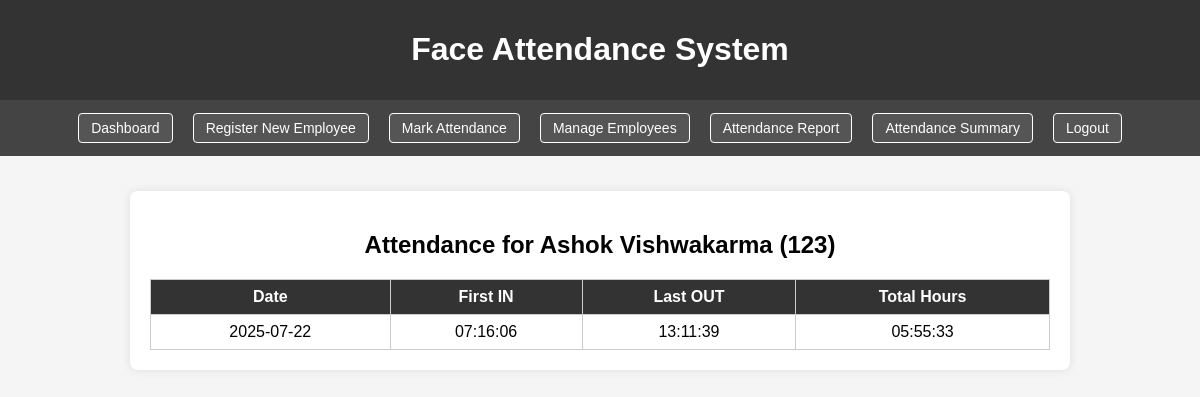
/employee_attendance/1 (signed in), run on the app's committed database.
### app.py (models this page shows)
class Employee(db.Model):
    id = db.Column(db.Integer, primary_key=True)
    employee_id = db.Column(db.String(20), unique=True, nullable=False)
    name = db.Column(db.String(50), nullable=False)
    image_folder = db.Column(db.String(100), nullable=False)
    encoding_data = db.Column(db.Text, nullable=True)  # JSON of face encoding

class Attendance(db.Model):
    id = db.Column(db.Integer, primary_key=True)
    name = db.Column(db.String(100), nullable=False)  # "ID - Name"
    employee_id = db.Column(db.String(20), nullable=False)
    status = db.Column(db.String(10), nullable=False)  # "IN" or "OUT"
    timestamp = db.Column(db.DateTime, default=datetime.utcnow, nullable=False)

### app.py (the view)
@app.route('/employee_attendance/<int:emp_id>')
def employee_attendance(emp_id):
    if not session.get('admin_logged_in'):
        return redirect(url_for('login'))
    emp = Employee.query.get_or_404(emp_id)
    records = (
        Attendance.query
        .filter(Attendance.employee_id == emp.employee_id)
        .order_by(Attendance.timestamp.asc())
        .all()
    )
    daily_summary = {}
    for r in records:
        date_key = r.timestamp.date()
        if date_key not in daily_summary:
            daily_summary[date_key] = {
                "in_time": None,
                "out_time": None,
                "worked_seconds": 0
            }
        if r.status == "IN" and not daily_summary[date_key]["in_time"]:
            daily_summary[date_key]["in_time"] = r.timestamp
        if r.status == "OUT":
            daily_summary[date_key]["out_time"] = r.timestamp
            if daily_summary[date_key]["in_time"]:
                worked_time = r.timestamp - daily_summary[date_key]["in_time"]
                daily_summary[date_key]["worked_seconds"] = int(worked_time.total_seconds())
    summary_list = []
    for date_key, data in daily_summary.items():
        hours = data["worked_seconds"] // 3600
        minutes = (data["worked_seconds"] % 3600) // 60
        seconds = data["worked_seconds"] % 60
        total_hours = f"{hours:02d}:{minutes:02d}:{seconds:02d}" if data["worked_seconds"] > 0 else "—"
        summary_list.append({
            "date": date_key,
            "in_time": data["in_time"],
            "out_time": data["out_time"],
            "total_hours": total_hours
        })
    summary_list.sort(key=lambda x: x["date"], reverse=True)
    return render_template('employee_attendance.html', emp=emp, summary=summary_list)

### app.py (called while the page is built)
@app.context_processor
def inject_os():
    return dict(os=os)

### templates/employee_attendance.html (shortened to what this page needs)
{% extends "base.html" %}
{% block content %}
<div class="attendance-container">
  <h2>Attendance for {{ emp.name }} ({{ emp.employee_id }})</h2>
  <table class="attendance-table">
    <thead>
      <tr>
        <th>Date</th>
        <th>First IN</th>
        <th>Last OUT</th>
        <th>Total Hours</th>
      </tr>
    </thead>
    <tbody>
      {% for rec in summary %}
        <tr>
          <td data-label="Date">{{ rec.date.strftime('%Y-%m-%d') }}</td>
          <td data-label="First IN">{{ rec.in_time.strftime('%H:%M:%S') if rec.in_time else '—' }}</td>
          <td data-label="Last OUT">{{ rec.out_time.strftime('%H:%M:%S') if rec.out_time else '—' }}</td>
          <td data-label="Total Hours">{{ rec.total_hours }}</td>
        </tr>
      {% else %}
        <tr>
          <td colspan="4">No attendance records found.</td>
        </tr>
      {% endfor %}
    </tbody>
  </table>
</div>
{% endblock %}

### templates/base.html (style rules this page uses)
body { font-family: Arial, sans-serif; background: #f5f5f5; margin: 0; padding: 0; }

### templates/employee_attendance.html (style rules this page uses)
.attendance-container { max-width: 900px; margin: 20px auto; background: #fff; padding: 20px; border-radius: 8px; box-shadow: 0 0 10px rgba(0, 0, 0, 0.1); }
.attendance-table { width: 100%; border-collapse: collapse; margin-top: 20px; }
.attendance-table th, .attendance-table td { border: 1px solid #ccc; padding: 8px; text-align: center; }
.attendance-table th { background: #333; color: #fff; }

### data on the page
Employee: name "Ashok Vishwakarma", employee_id "123"
Attendance: in_time "07:16:06"
Attendance: out_time "13:11:39"

### other printed values
{{ rec.date.strftime('%Y-%m-%d') }} "2025-07-22"
{{ rec.total_hours }} "05:55:33"
